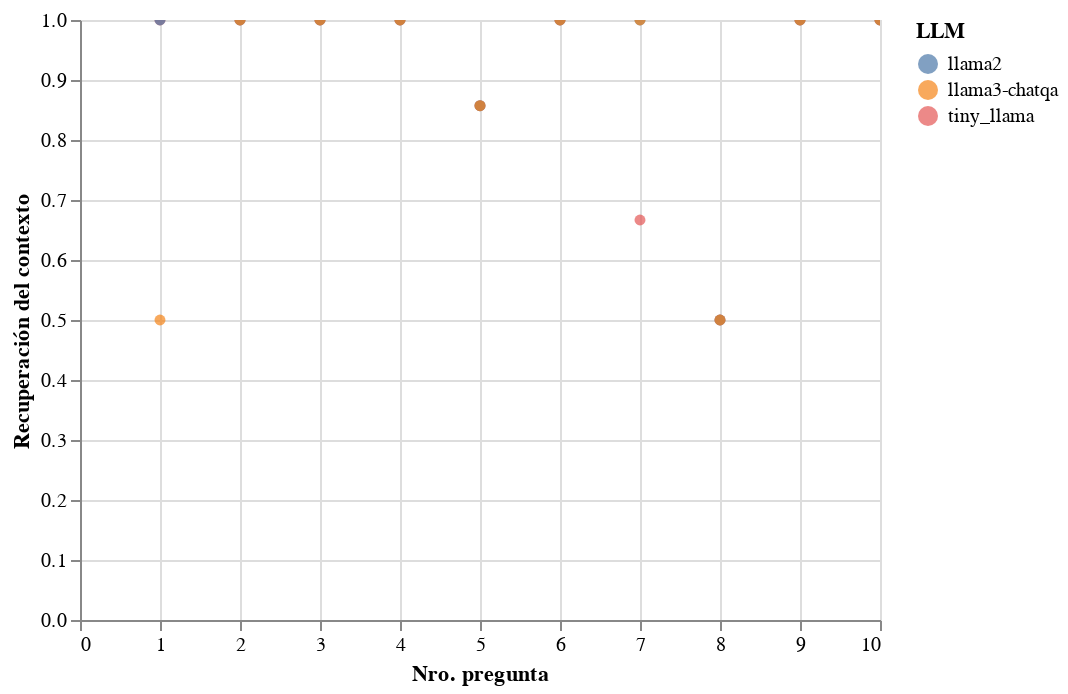

The cell this chart's notebook holds for it:
### Markdown cell above
## Relevancia del contexto o context recall

### Code cell
# scatterplot using context_recall and id_question

import altair as alt

chart = alt.Chart(resultados).mark_circle().encode(
    x = alt.X('id_question:Q', title='Nro. pregunta'),
    y = alt.Y('context_recall:Q', title='Recuperación del contexto'),
    color = alt.Color('model:N', legend=alt.Legend(title='LLM'))
).interactive()

chart
